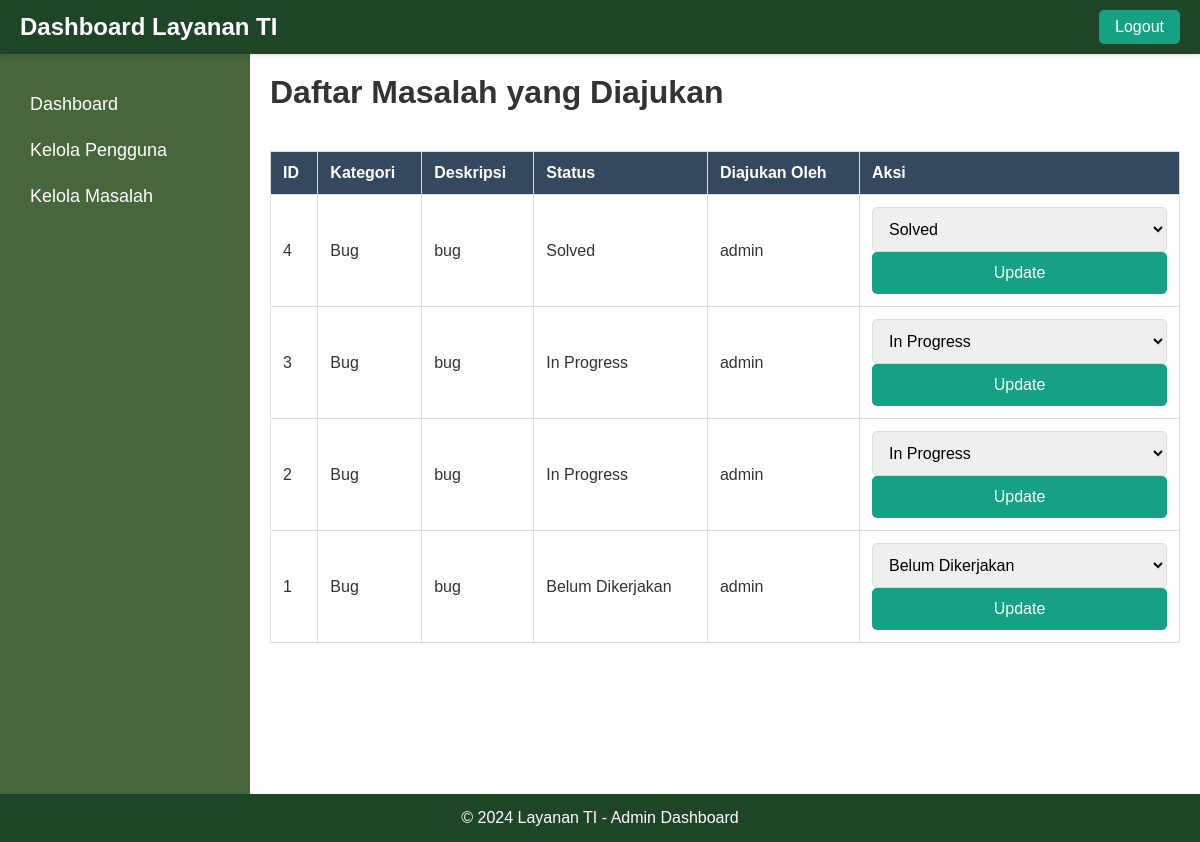
The app's page /admin/masalah.php with its own data.
### tables this page shows
CREATE TABLE `issues` (
  `id` int(11) NOT NULL,
  `category` varchar(255) NOT NULL,
  `description` text NOT NULL,
  `status` enum('Belum Dikerjakan','In Progress','Solved') NOT NULL,
  `user_id` int(11) NOT NULL,
  `created_at` timestamp NOT NULL DEFAULT current_timestamp()
);

CREATE TABLE `users` (
  `id` int(11) NOT NULL,
  `name` varchar(255) NOT NULL,
  `username` varchar(50) NOT NULL,
  `password` varchar(255) NOT NULL,
  `role` enum('admin','user') NOT NULL DEFAULT 'user',
  `created_at` timestamp NOT NULL DEFAULT current_timestamp()
);

### admin/masalah.php (the view, shortened to what this page needs)
<?php
require_once '../db.php';
try {
    $query = "SELECT issues.id, issues.category, issues.description, issues.status, users.username
              FROM issues
              JOIN users ON issues.user_id = users.id
              ORDER BY issues.id DESC";
    $stmt = $pdo->prepare($query);
    $stmt->execute();
    $issues = $stmt->fetchAll(PDO::FETCH_ASSOC);
} catch (PDOException $e) {
    die("Terjadi kesalahan: " . $e->getMessage());
}
?>
<!DOCTYPE html>
<html lang="id">
<head>
    <link rel="stylesheet" href="../styles/styles.css">
</head>
<body>
<?php include('../nav/navbar.php'); ?>
<?php include('../nav/sidebar-admin.php'); ?>
    <div class="main-content">
        <h1>Daftar Masalah yang Diajukan</h1>
        <table>
            <thead>
                <tr>
                    <th>ID</th>
                    <th>Kategori</th>
                    <th>Deskripsi</th>
                    <th>Status</th>
                    <th>Diajukan Oleh</th>
                    <th>Aksi</th>
                </tr>
            </thead>
            <tbody>
                <?php if (empty($issues)): ?>
                    <tr>
                        <td colspan="6" style="text-align:center;">Tidak ada masalah yang diajukan.</td>
                    </tr>
                <?php else: ?>
                    <?php foreach ($issues as $issue): ?>
                        <tr>
                            <td><?= htmlspecialchars($issue['id']); ?></td>
                            <td><?= htmlspecialchars($issue['category']); ?></td>
                            <td><?= htmlspecialchars($issue['description']); ?></td>
                            <td><?= htmlspecialchars($issue['status']); ?></td>
                            <td><?= htmlspecialchars($issue['username']); ?></td>
                            <td>
                                <form method="POST" style="display:inline-block;">
                                    <select name="status" required>
                                        <option value="Belum Dikerjakan" <?= $issue['status'] == 'Belum Dikerjakan' ? 'selected' : ''; ?>>Belum Dikerjakan</option>
                                        <option value="In Progress" <?= $issue['status'] == 'In Progress' ? 'selected' : ''; ?>>In Progress</option>
                                        <option value="Solved" <?= $issue['status'] == 'Solved' ? 'selected' : ''; ?>>Solved</option>
                                    </select>
                                    <button type="submit" class="btn-update">Update</button>
                                </form>
                            </td>
                        </tr>
                    <?php endforeach; ?>
                <?php endif; ?>
            </tbody>
        </table>
    </div>
    <footer>
        <p>&copy; 2024 Layanan TI - Admin Dashboard</p>
    </footer>
</body>
</html>

### nav/navbar.php
<div class="navbar">
    <div class="logo">
        <h1>Dashboard Layanan TI</h1>
    </div>
    <div class="nav-links">
        <a href="../log-out.php" class="logout-btn">Logout</a>
    </div>
</div>

### nav/sidebar-admin.php
<div class="container">
        <div class="sidebar">
            <ul>
                <li><a href="../admin/main.php">Dashboard</a></li>
                <li><a href="../admin/user_manage.php" class="active">Kelola Pengguna</a></li>
                <li><a href="../admin/masalah.php">Kelola Masalah</a></li>
            </ul>
        </div>

### styles/styles.css (style rules this page uses)
* { margin: 0; padding: 0; box-sizing: border-box; }
body { font-family: Arial, sans-serif; background-color: #fff; color: #333; min-height: 100vh; display: flex; flex-direction: column; }
.container { display: flex; flex: 1; width: 100%; flex-wrap: wrap; }
.navbar { display: flex; justify-content: space-between; align-items: center; background-color: #1F4529; padding: 10px 20px; color: white; width: 100%; box-shadow: 0 2px 4px rgba(0, 0, 0, 0.1); position: sticky; top: 0; z-index: 1000; }
.navbar .logo h1 { font-size: 24px; margin: 0; color: white; }
.navbar .nav-links { display: flex; align-items: center; }
.navbar .nav-links .logout-btn { background-color: #16a085; color: white; font-size: 16px; padding: 8px 16px; border: none; border-radius: 5px; text-decoration: none; transition: background-color 0.3s ease, transform 0.2s ease; cursor: pointer; }
.sidebar { width: 250px; background-color: #47663B; padding: 20px; color: white; flex-shrink: 0; min-height: calc(100vh - 60px); position: center; top: 60px; }
.sidebar ul { list-style: none; padding: 0; }
.sidebar ul li { margin: 15px 0; }
.sidebar ul li a { text-decoration: none; color: white; font-size: 18px; display: block; padding: 5px 10px; border-radius: 4px; transition: background-color 0.3s ease; }
.main-content { flex: 1; padding: 20px; background-color: #fff; display: flex; flex-direction: column; gap: 20px; }
form { display: flex; flex-direction: column; gap: 15px; width: 100%; }
form input, form select, form textarea, form button { padding: 12px; font-size: 16px; border: 1px solid #ddd; border-radius: 5px; width: 100%; }
form button { background-color: #16a085; color: white; border: none; cursor: pointer; width: 100%; }
table { width: 100%; border-collapse: collapse; margin-top: 20px; }
table th, table td { padding: 12px; border: 1px solid #ddd; text-align: left; }
table th { background-color: #34495e; color: white; }
footer { background-color: #1F4529; color: white; text-align: center; padding: 15px; width: 100%; margin-top: auto; }

### records on screen
issues: id "4", category "Bug", description "bug", status "Solved", user.username "admin"
issues: id "3", category "Bug", description "bug", status "In Progress", user.username "admin"
issues: id "2", category "Bug", description "bug", status "In Progress", user.username "admin"
issues: id "1", category "Bug", description "bug", status "Belum Dikerjakan", user.username "admin"
